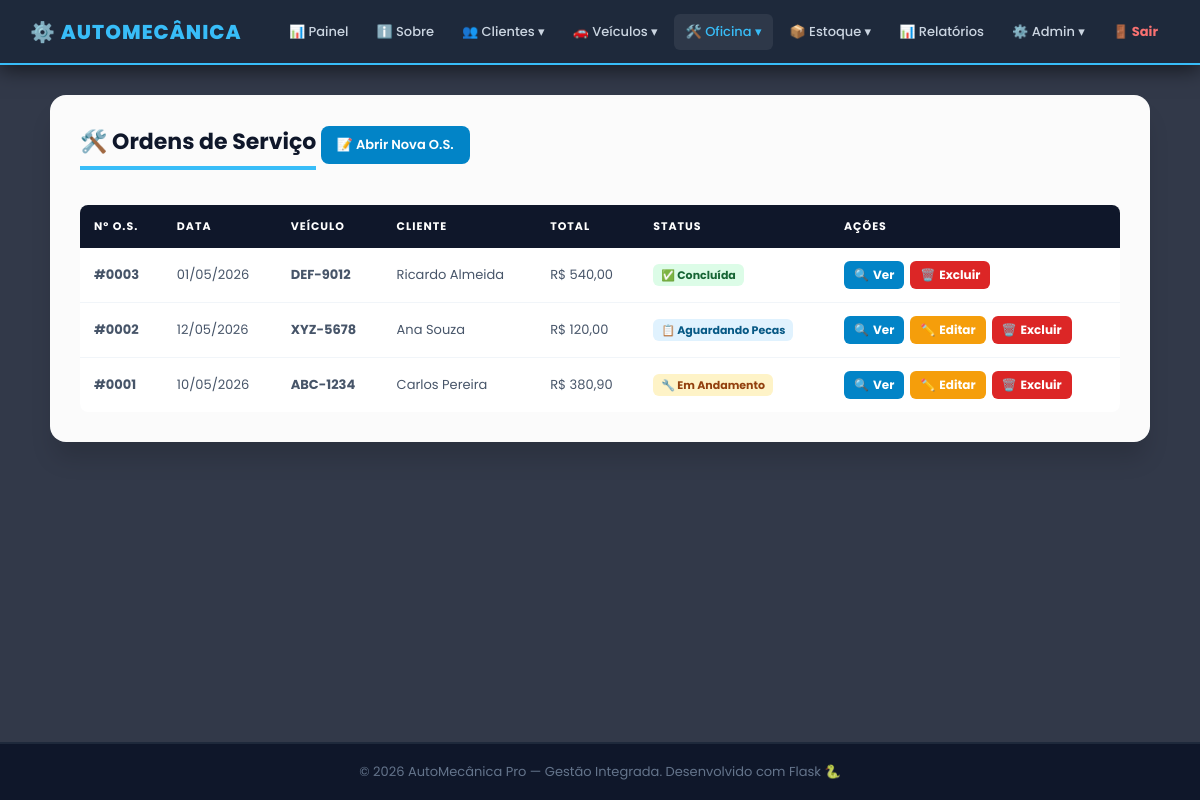
Page /os (signed in) on the earlier database version.
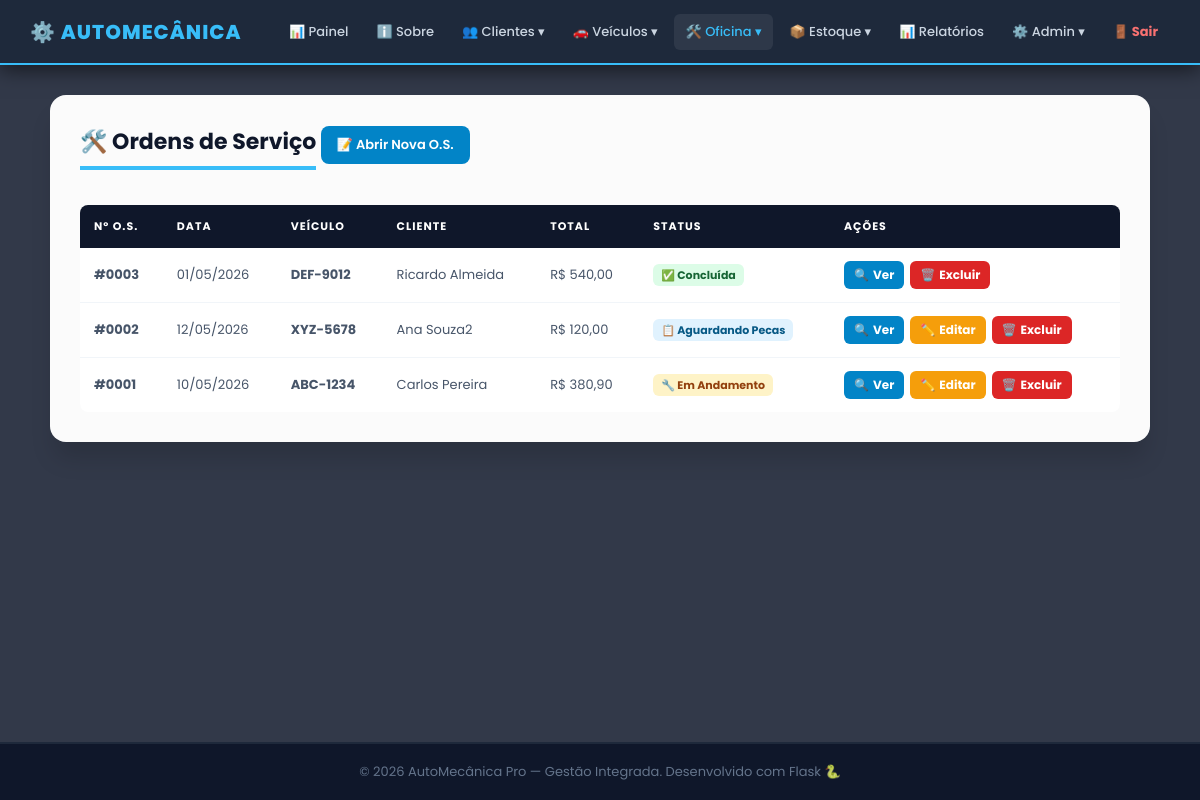
Same page on the later database version.
### app.py (models this page shows)
class OrdemServico(db.Model):
    __tablename__ = 'ordem_servico'
    id_os         = db.Column(db.Integer, primary_key=True)
    data_entrada  = db.Column(db.Date, nullable=False)
    data_previsao = db.Column(db.Date)
    status        = db.Column(db.String(30), default='Aberta')
    valor_total   = db.Column(db.Numeric(10, 2), default=0.00)
    id_veiculo    = db.Column(db.Integer, db.ForeignKey('veiculo.id_veiculo',   ondelete='CASCADE'),  nullable=False)
    id_mecanico   = db.Column(db.Integer, db.ForeignKey('mecanico.id_mecanico', ondelete='RESTRICT'), nullable=False)
    pecas_os      = db.relationship('OsPeca',    backref='ordem', lazy=True, cascade='all, delete-orphan')
    servicos_os   = db.relationship('OsServico', backref='ordem', lazy=True, cascade='all, delete-orphan')

class Cliente(db.Model):
    __tablename__ = 'cliente'
    id_cliente = db.Column(db.Integer, primary_key=True)
    nome       = db.Column(db.String(100), nullable=False)
    cpf        = db.Column(db.String(15),  unique=True, nullable=False)
    telefone   = db.Column(db.String(20))
    veiculos   = db.relationship('Veiculo', backref='cliente', lazy=True, cascade='all, delete-orphan')

class Veiculo(db.Model):
    __tablename__ = 'veiculo'
    id_veiculo = db.Column(db.Integer, primary_key=True)
    placa      = db.Column(db.String(10),  unique=True, nullable=False)
    marca      = db.Column(db.String(50))
    modelo     = db.Column(db.String(50))
    ano        = db.Column(db.Integer)
    id_cliente = db.Column(db.Integer, db.ForeignKey('cliente.id_cliente', ondelete='CASCADE'), nullable=False)
    ordens     = db.relationship('OrdemServico', backref='veiculo', lazy=True, cascade='all, delete-orphan')

### app.py (the view)
@app.route('/os')
@login_required
def os_consultar():
    ordens = (db.session.query(OrdemServico, Veiculo.placa, Cliente.nome.label('cliente'))
              .join(Veiculo, OrdemServico.id_veiculo == Veiculo.id_veiculo)
              .join(Cliente, Veiculo.id_cliente == Cliente.id_cliente)
              .order_by(OrdemServico.id_os.desc()).all())
    return render_template('os/consultar.html', controller='os', ordens=ordens)

### app.py (called while the page is built)
def login_required(f):
    @wraps(f)
    def decorated(*args, **kwargs):
        if 'usuario_id' not in session:
            return redirect(url_for('login'))
        return f(*args, **kwargs)
    return decorated

def format_brl(value):
    try:
        return f"R$ {float(value):,.2f}".replace(',', 'X').replace('.', ',').replace('X', '.')
    except:
        return 'R$ 0,00'

@app.before_request
def csrf_protect():
    if request.method == 'POST':
        token_sessao = session.get('_csrf_token')
        token_form   = request.form.get('csrf_token')
        if not token_sessao or not token_form or not hmac.compare_digest(token_sessao, token_form):
            abort(400, description='Token CSRF invalido ou ausente. Recarregue a pagina e tente novamente.')

### templates/os/consultar.html (shortened to what this page needs)
{% extends 'base.html' %}
{% block content %}
<div class="cartao card-lg">
    <h3>🛠️ Ordens de Serviço</h3>
    <a href="{{ url_for('os_cadastrar') }}" class="btn-add">📝 Abrir Nova O.S.</a>
    <div class="tabela-wrapper tbl-desktop">
        <table>
            <thead>
                <tr><th>Nº O.S.</th><th>Data</th><th>Veículo</th><th>Cliente</th><th>Total</th><th>Status</th><th>Ações</th></tr>
            </thead>
            <tbody>
                {% for os, placa, cliente in ordens %}
                <tr>
                    <td><b>#{{ '%04d' % os.id_os }}</b></td>
                    <td style="white-space:nowrap;">{{ os.data_entrada.strftime('%d/%m/%Y') if os.data_entrada else '-' }}</td>
                    <td><b>{{ placa }}</b></td>
                    <td>{{ cliente }}</td>
                    <td style="white-space:nowrap;">{{ format_brl(os.valor_total) }}</td>
                    <td>
                        {% if os.status == 'Concluida' %}
                            <span style="background:#dcfce7;color:#166534;padding:3px 8px;border-radius:6px;font-size:11px;font-weight:700;white-space:nowrap;">✅ Concluída</span>
                        {% elif os.status == 'Em Andamento' %}
                            <span style="background:#fef3c7;color:#92400e;padding:3px 8px;border-radius:6px;font-size:11px;font-weight:700;white-space:nowrap;">🔧 Em Andamento</span>
                        {% else %}
                            <span style="background:#e0f2fe;color:#075985;padding:3px 8px;border-radius:6px;font-size:11px;font-weight:700;white-space:nowrap;">📋 {{ os.status }}</span>
                        {% endif %}
                    </td>
                    <td><div class="acoes">
                        <a href="{{ url_for('os_detalhes', id=os.id_os) }}" class="btn-det">🔍<span class="txt"> Ver</span></a>
                        {% if os.status != 'Concluida' %}
                        <a href="{{ url_for('os_editar', id=os.id_os) }}" class="btn-ed">✏️<span class="txt"> Editar</span></a>
                        {% endif %}
                        <a href="{{ url_for('os_excluir', id=os.id_os) }}" class="btn-ex" onclick="return confirm('Remover O.S. #{{ '%04d' % os.id_os }}?')">🗑️<span class="txt"> Excluir</span></a>
                    </div></td>
                </tr>
                {% else %}
                <tr><td colspan="7" style="text-align:center;color:#94a3b8;padding:30px;">Nenhuma O.S. encontrada.</td></tr>
                {% endfor %}
            </tbody>
        </table>
    </div>
</div>
{% endblock %}

Differences in the rows shown:
changed through a linked row, OrdemServico "Aguardando Pecas": nome "Ana Souza" → "Ana Souza2"
